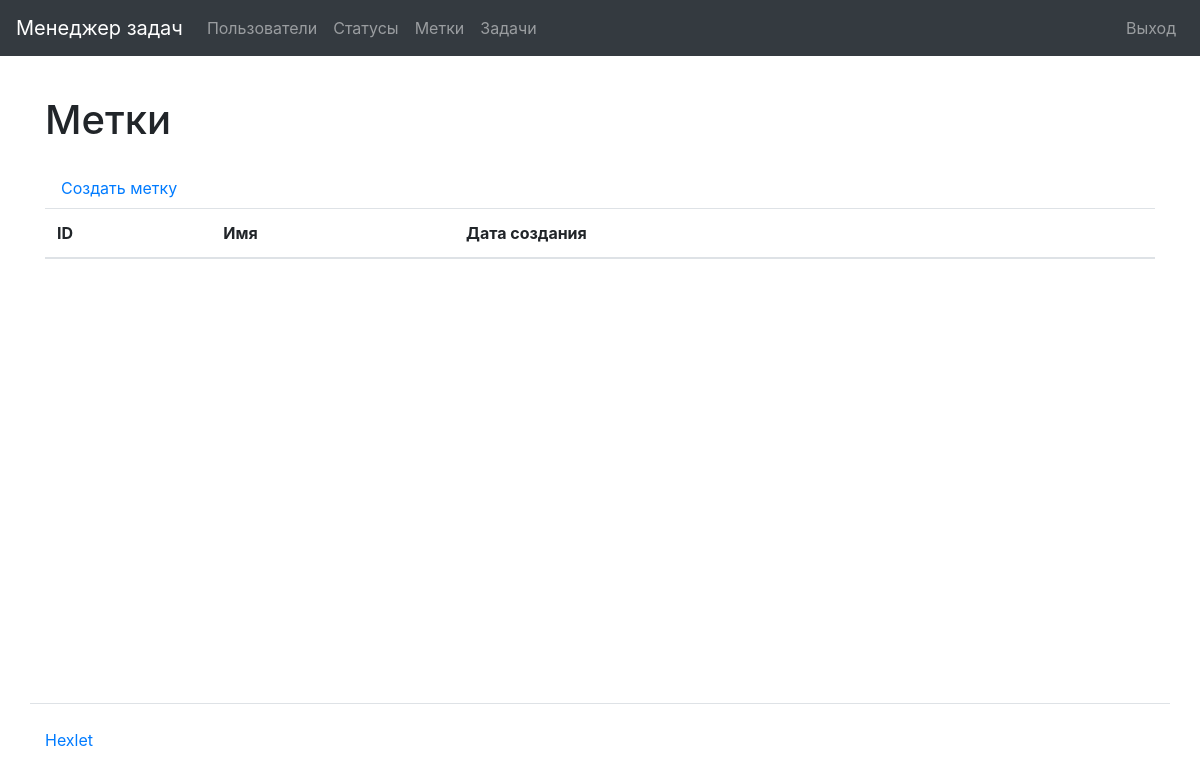
The page /labels/ (signed in) on the database as committed earlier.
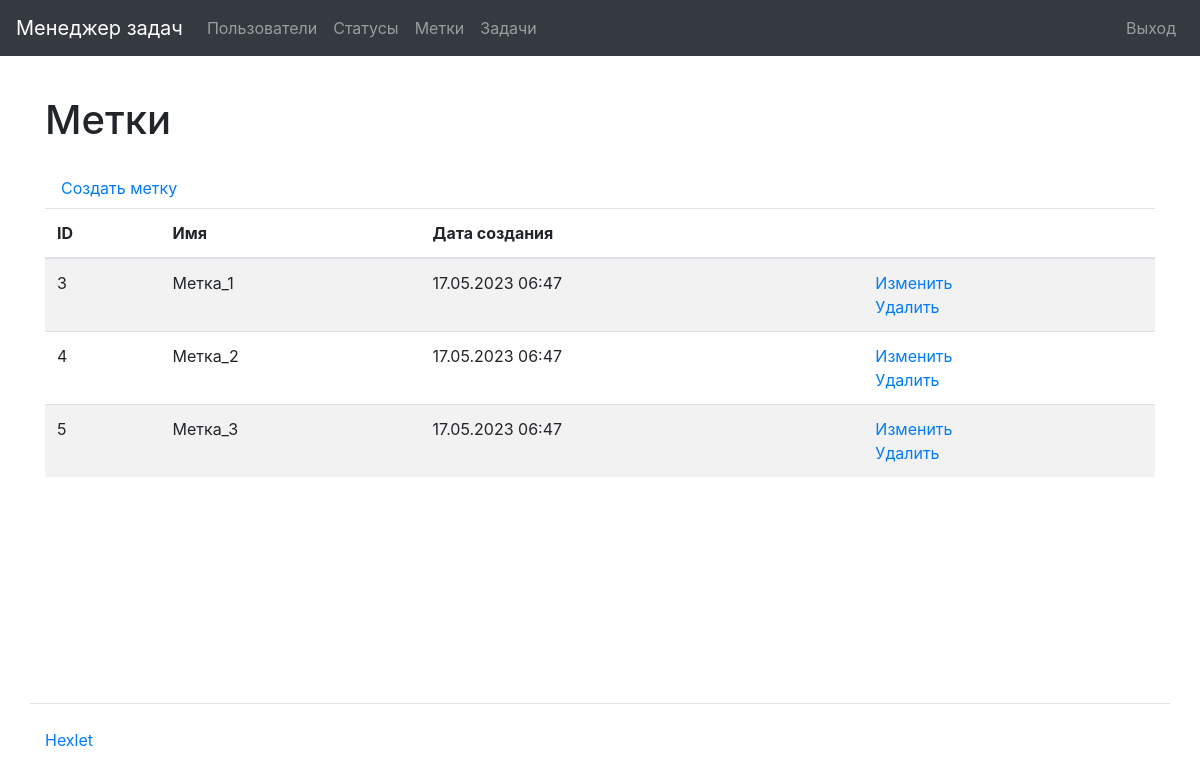
The same page on the database as committed later.
### task_manager/labels/models.py (models this page shows, shortened)
class Label(models.Model):
    name = models.CharField(
        max_length=150,
        unique=True,
        blank=False,
        verbose_name=_('Name'),
    )
    date_created = models.DateTimeField(
        auto_now_add=True,
        verbose_name=_('Creation date')
    )
    class Meta:
        verbose_name = _('Label')
        verbose_name_plural = _('Labels')

### task_manager/labels/views.py (the view)
# urls.py: path('', LabelsListView.as_view(), name='labels_list'),
class LabelsListView(AuthRequiredMixin, ListView):
    template_name = 'labels/list.html'
    model = Label
    context_object_name = 'labels_list'
    extra_context = {
        'title': _('Labels')
    }

### task_manager/mixins.py (called while the page is built)
    def dispatch(self, request, *args, **kwargs):
        if not request.user.is_authenticated:
            messages.error(request, self.auth_message)
            return redirect(reverse_lazy('login'))
        return super().dispatch(request, *args, **kwargs)

### task_manager/templates/labels/list.html
{% extends "base.html" %}
{% load bootstrap4 %}
{% load i18n %}
{% block content %}
    <h1 class="my-4">{% trans 'Labels' %}</h1>
    <a class="nav-link" href="{% url 'label_create' %}">{% trans 'Create label' %}</a>
    <table class="table table-striped">
        <thead>
            <tr>
                <th>ID</th>
                <th>{% trans 'Name' %}</th>
                <th>{% trans 'Creation date' %}</th>
                <th></th>
            </tr>
        </thead>
        <tbody>
            {% for label in labels_list %}
                <tr>
                    <td>{{ label.id }}</td>
                    <td>{{ label.name }}</td>
                    <td>{{ label.date_created|date:"d.m.Y H:i" }}</td>
                    <td>
                      <a href="{% url 'label_update' label.id %}">{% trans 'Update' %}</a>
                      <br>
                      <a href="{% url 'label_delete' label.id %}">{% trans 'Delete' %}</a>
                    </td>
                </tr>
            {% endfor %}
        </tbody>
    </table>
{% endblock %}

### task_manager/templates/base.html (shortened to what this page needs)
<!DOCTYPE html>
<html lang="en">
{% load i18n %}
{% get_current_language as LANGUAGE_CODE %}
{% load bootstrap4 %}
    <head>
        {% bootstrap_css %}
    </head>
    <body class="d-flex flex-column min-vh-100">
        <header>
            {% include 'navigation.html' %}
        </header>
        <main class="container wrapper flex-grow-1">
            {% block content %}{% endblock %}
        </main>
        <footer>
            {% include 'footer.html' %}
        </footer>
    </body>
</html>

### task_manager/templates/navigation.html (shortened to what this page needs)
{% load i18n %}
<nav class="navbar navbar-expand-md navbar-dark bg-dark mb-3">
    <a class="navbar-brand" href="{% url 'home' %}">{% trans "Task manager" %}</a>
    <div class="collapse navbar-collapse" id="navbarToggleExternalContent">
        <ul class="navbar-nav mr-auto">
            <li class="nav-item">
                <a class="nav-link" href="{% url 'users_list' %}">{% trans "Users" %}</a>
            </li>
            {% if user.is_authenticated %}
                <li class="nav-item">
                    <a class="nav-link" href="{% url 'statuses_list' %}">{% trans "Statuses" %}</a>
                </li>
                <li class="nav-item">
                    <a class="nav-link" href="{% url 'labels_list' %}">{% trans "Labels" %}</a>
                </li>
                <li class="nav-item">
                    <a class="nav-link" href="{% url 'tasks_list' %}">{% trans "Tasks" %}</a>
                </li>
            {% endif %}
        </ul>
        <ul class="navbar-nav">
            {% if user.is_authenticated %}
                <li class="nav-item">
                    <a class="nav-link" href="{% url 'logout' %}">{% trans "Log Out" %}</a>
                </li>
            {% endif %}
        </ul>
    </div>
</nav>

### task_manager/templates/footer.html
{% load i18n %}
<div class="container my-5 pt-4 border-top">
    <a target="_blank" href="https://ru.hexlet.io">Hexlet</a>
</div>

Rows that differ between the two databases and show on the page:
added Label: id "3", name "Метка_1", date_created "17.05.2023 06:47"
added Label: id "4", name "Метка_2", date_created "17.05.2023 06:47"
added Label: id "5", name "Метка_3", date_created "17.05.2023 06:47"
